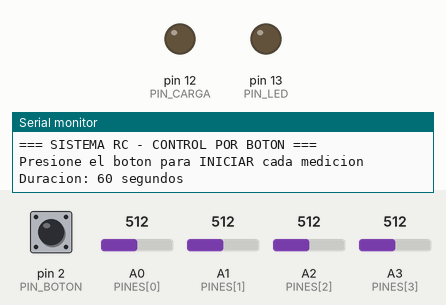
Simulated run of this sketch. Board: Arduino Uno, built with avr-gcc and run on an emulated ATmega328P. Shown: output pins drawn as LEDs (lit = HIGH), the last lines printed to the serial monitor. Inputs (shaded band) come from the test bench; at power-on: pin 2 (PIN_BOTON) HIGH, A0 (PINES[0]) = 512, A1 (PINES[1]) = 512, A2 (PINES[2]) = 512, A3 (PINES[3]) = 512.

Above: at 1.2 s.
1.3 s: pin 2 (PIN_BOTON) pulled LOW for 0.15 s
At 2.3 s:
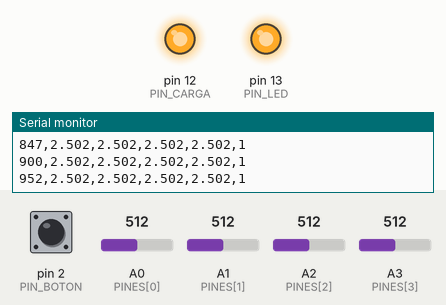
2.9 s: pin 2 (PIN_BOTON) pulled LOW for 1 s
At 3.8 s:
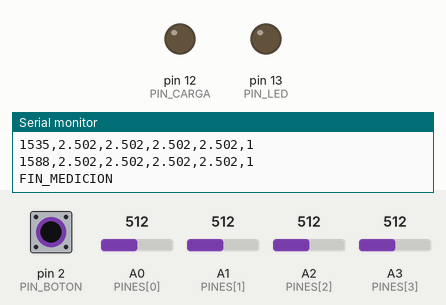
5.4 s: pin 2 (PIN_BOTON) pulled LOW for 3.2 s
At 6.7 s:
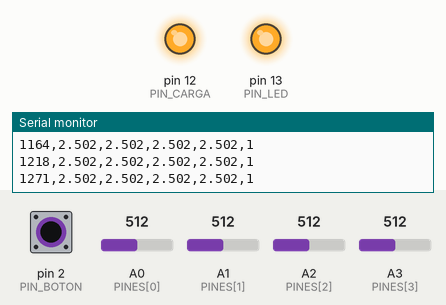
Timing chart, 0 to 8.4 s (numbered marks = the images above; inputs shaded):
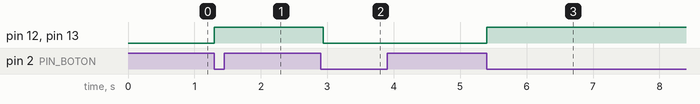

The sketch:

adquisicion_arduino.ino
```cpp
// ============================================================
// SISTEMA RC 1×4 - OSCILOSCOPIO CON ARDUINO UNO
// ============================================================
// Autor: Fernando Mellado C.
// Descripción: Adquisición de datos con control por botón.
// Cada presión del botón inicia una medición de duración fija.
// ============================================================

const int PIN_CARGA = 12;
const int PIN_LED = 13;
const int PIN_BOTON = 2;
const int NUM_CANALES = 4;
const int PINES[NUM_CANALES] = {A0, A1, A2, A3};

const float V_REF = 5.0;
const int RESOLUCION = 1023;
const int INTERVALO_MUESTREO_MS = 50;
const unsigned long DURACION_MUESTREO_MS = 60000;

bool medicionActiva = false;
bool botonPresionado = false;
bool ultimoEstadoBoton = HIGH;
unsigned long ultimoDebounce = 0;
const unsigned long DEBOUNCE_DELAY = 50;

unsigned long tiempoInicio;
unsigned long contadorMuestras = 0;

void setup() {
  Serial.begin(115200);
  pinMode(PIN_CARGA, OUTPUT);
  pinMode(PIN_LED, OUTPUT);
  pinMode(PIN_BOTON, INPUT_PULLUP);
  digitalWrite(PIN_CARGA, LOW);
  digitalWrite(PIN_LED, LOW);
  for (int i = 0; i < NUM_CANALES; i++) {
    pinMode(PINES[i], INPUT);
  }
  Serial.println("=== SISTEMA RC - CONTROL POR BOTON ===");
  Serial.println("Presione el boton para INICIAR cada medicion");
  Serial.println("Duracion: 60 segundos");
}

void loop() {
  leerBoton();
  if (botonPresionado) {
    medicionActiva = !medicionActiva;
    if (medicionActiva) {
      digitalWrite(PIN_CARGA, HIGH);
      digitalWrite(PIN_LED, HIGH);
      tiempoInicio = millis();
      contadorMuestras = 0;
      Serial.println("INICIO_MEDICION");
    } else {
      digitalWrite(PIN_CARGA, LOW);
      digitalWrite(PIN_LED, LOW);
      Serial.println("FIN_MEDICION");
    }
    botonPresionado = false;
  }
  if (medicionActiva) {
    unsigned long tiempoActual = millis() - tiempoInicio;
    if (tiempoActual >= DURACION_MUESTREO_MS) {
      medicionActiva = false;
      digitalWrite(PIN_CARGA, LOW);
      digitalWrite(PIN_LED, LOW);
      Serial.println("FIN_MEDICION");
      Serial.println("=== MEDICION COMPLETADA (60 s) ===");
    } else {
      tomarMuestra();
    }
  }
}

void leerBoton() {
  int lectura = digitalRead(PIN_BOTON);
  if (lectura == LOW && ultimoEstadoBoton == HIGH) {
    if ((millis() - ultimoDebounce) > DEBOUNCE_DELAY) {
      botonPresionado = true;
      ultimoDebounce = millis();
    }
  }
  ultimoEstadoBoton = lectura;
}

void tomarMuestra() {
  unsigned long tiempoActual = millis() - tiempoInicio;
  float voltajes[NUM_CANALES];
  for (int i = 0; i < NUM_CANALES; i++) {
    voltajes[i] = analogRead(PINES[i]) * V_REF / RESOLUCION;
  }
  Serial.print(tiempoActual);
  Serial.print(",");
  for (int i = 0; i < NUM_CANALES; i++) {
    Serial.print(voltajes[i], 3);
    if (i < NUM_CANALES - 1) Serial.print(",");
  }
  Serial.print(",");
  Serial.println(digitalRead(PIN_LED));
  contadorMuestras++;
  delay(INTERVALO_MUESTREO_MS);
}
```

Measured:
- after the input at 1.3 s, pin 12 (PIN_CARGA), pin 13 (PIN_LED): LOW → HIGH at once
- after the input at 2.9 s, pin 12 (PIN_CARGA), pin 13 (PIN_LED): HIGH → LOW at once
- after the input at 5.4 s, pin 12 (PIN_CARGA), pin 13 (PIN_LED): LOW → HIGH at once
